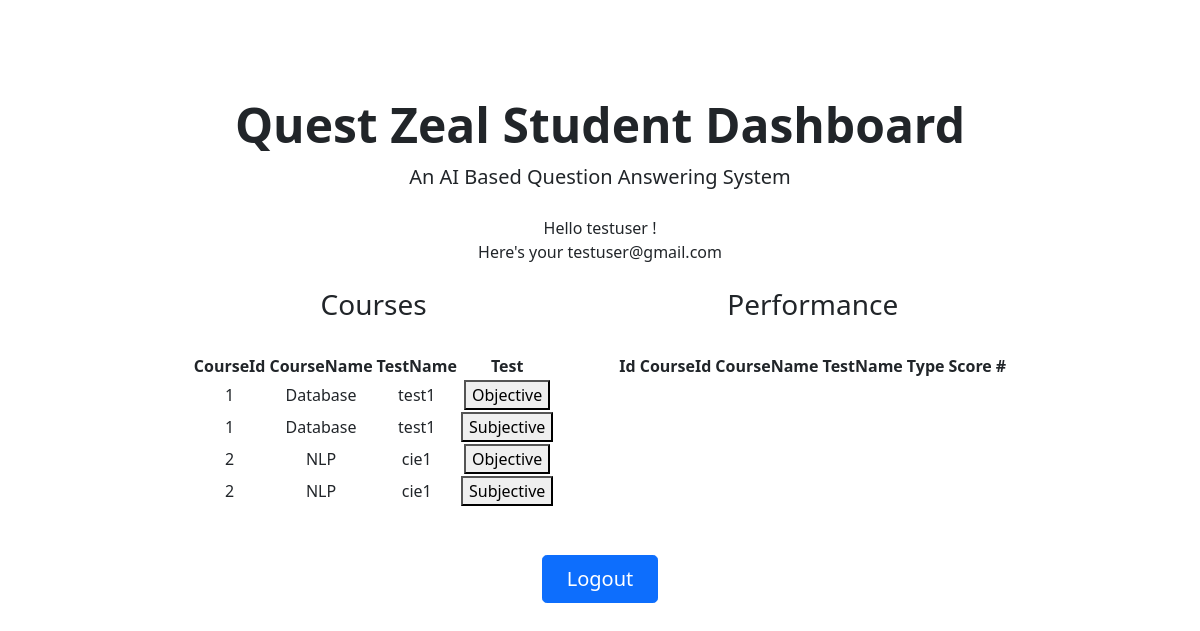
Page /studentDashboard (signed in) on the committed database.
### app/models.py (models this page shows, shortened)
class Users(db.Model, UserMixin):
    __tablename__ = 'Users'
    id       = db.Column(db.Integer,     primary_key=True)
    user     = db.Column(db.String(64),  unique = True)
    email    = db.Column(db.String(120), unique = True)
    password = db.Column(db.String(500))

class Tests(db.Model):
    __tablename__ = 'Tests'
    id = db.Column(db.Integer, primary_key=True)
    course_name = db.Column(db.String(20), unique=False, nullable=False)
    test_name = db.Column(db.String(20), unique=False, nullable=False)
    file_name = db.Column(db.String(20), unique=False, nullable=False)

### app/views.py (the view)
@app.route('/studentDashboard')
@login_required
def studentDashboard():
    tests = Tests.query.all()
    temp_tests = []
    for data in range(0,len(tests)):
        temp_tests.append([tests[data].id, tests[data].course_name, tests[data].test_name,"Objective", False])
        temp_tests.append([tests[data].id, tests[data].course_name, tests[data].test_name, "Subjective", False])
    students = Students.query.all()
    for data in range(0,len(temp_tests)):
        for ele in range(0,len(students)):
            if students[ele].course_id == temp_tests[data][0] and students[ele].test_name == temp_tests[data][2] and students[ele].type == temp_tests[data][3]:
                temp_tests[data][4]=True
    if current_user.user == "admin":
        return render_template('page-404.html'), 404
    else :
        return render_template( 'studentDashboard.html',name = current_user.user , email= current_user.email, temp_tests=temp_tests, students = students)

### app/views.py (called while the page is built)
@lm.user_loader
def load_user(user_id):
    return Users.query.get(int(user_id))

### app/templates/studentDashboard.html (shortened to what this page needs)
<!DOCTYPE html>
<html lang="en">
  <head>
    <link
      rel="stylesheet"
      href="https://cdn.jsdelivr.net/npm/bootstrap@5.1.1/dist/css/bootstrap.min.css"
    />
    <link rel="stylesheet" href="/static/assets/css/custom.css" />
  </head>
  <body>
    <main>
      <div class="px-4 py-5 my-5 text-center">
        <h1 class="display-5 fw-bold">Quest Zeal Student Dashboard</h1>
        <div class="col-lg-6 mx-auto">
          <p class="lead mb-4">An AI Based Question Answering System</p>
          <div class="d-grid gap-2 d-sm-flex justify-content-sm-center">
            Hello {{name}} !
            <br />
            Here's your {{email}}
          </div>
          <br />
          <div class="d-grid gap-2 d-sm-flex justify-content-sm-center">
            <div>
              <h3>Courses</h3>
              <br />
              <table>
                <thead>
                  <th>CourseId</th>
                  <th></th>
                  <th>CourseName</th>
                  <th></th>
                  <th>TestName</th>
                  <th></th>
                  <th>Test</th>
                </thead>
                {% for data in temp_tests %}
                <tbody>
                  <td>{{data[0]}}</td>
                  <td></td>
                  <td>{{data[1]}}</td>
                  <td></td>
                  <td>{{data[2]}}</td>
                  <td></td>
                  {%if data[3] =="Objective" %}
                  {%if data[4] == True %}
                  <td> Attended </td>
                  {%else%}
                  <td>
                    <a href="/Objective_QA_Generation/{{data[0]}}"
                      ><button>Objective</button></a>
                  </td>
                  {%endif%}
                  {%else %}
                  {%if data[4] == True%}
                  <td> Attended </td>
                  {%else%}
                  <td>
                    <a href="/Subjective_Questions/{{data[0]}}"
                      ><button>Subjective</button></a>
                  </td>
                  {%endif%}
                  {%endif%}
                </tbody>
                {% endfor%}
              </table>
            </div>
            <br />
            <br />
            <br />
            <div>
              <h3>Performance</h3>
              <br />
              <table>
                <thead>
                  <th>Id</th>
                  <th></th>
                  <th>CourseId</th>
                  <th></th>
                  <th>CourseName</th>
                  <th></th>
                  <th>TestName</th>
                  <th></th>
                  <th>Type</th>
                  <th></th>
                  <th>Score</th>
                  <th></th>
                  <th>#</th>
                </thead>
              </table>
            </div>
          </div>
          <br />
          <br />
          <div class="d-grid gap-2 d-sm-flex justify-content-sm-center">
            <a
              href="/logout"
              type="button"
              class="btn btn-primary btn-lg px-4 gap-3"
              >Logout</a
            >
          </div>
        </div>
      </div>
    </main>
  </body>
</html>

### rows in the picture
Users: user "testuser", email "testuser@gmail.com"
Tests: id "1", course_name "Database", test_name "test1"
Tests: id "2", course_name "NLP", test_name "cie1"
